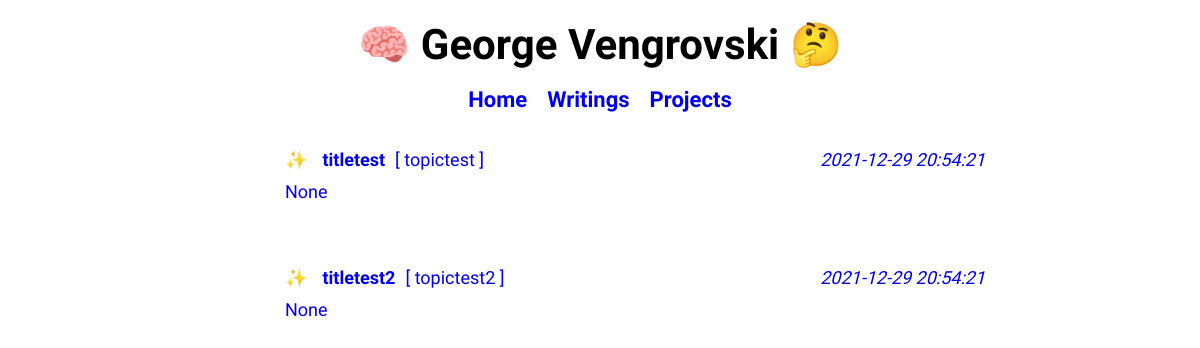
Before: /writings with the older database file.
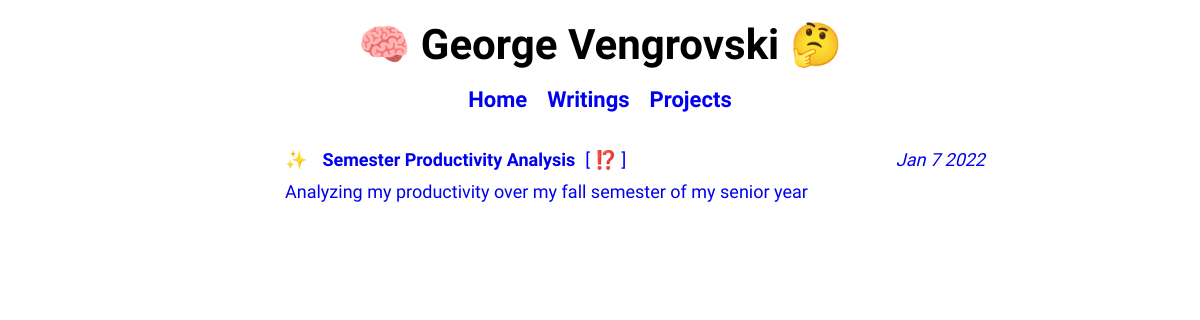
After: the same page with the newer database file.
### tables this page shows
CREATE TABLE posts (
    id INTEGER PRIMARY KEY AUTOINCREMENT,
    created TEXT,
    title TEXT NOT NULL,
    readtime INTEGER,
    content TEXT NOT NULL,
    previewText TEXT,
    topic TEXT NOT NULL
);

### main.py (the view)
@app.route('/writings')
def writings():
    posts = getAllPosts()
    return render_template('writings.html', posts=posts)

### main.py (called while the page is built)
def get_db_connection():
    connection = sqlite3.connect('database.db')
    connection.row_factory = sqlite3.Row
    return connection

def getAllPosts():
    connection = get_db_connection()
    posts = connection.execute('SELECT * FROM posts').fetchall()
    connection.close()
    return posts

### templates/writings.html (shortened to what this page needs)
{% extends 'base.html' %} {% block title %} Home {% endblock %} {% block body %} {% for post in posts %}
<div class="libaryText">
    <a id="libaryPosts" href="{{  url_for('post', post_id=post['id']) }}">
        <div id="libaryEntry">
            <div id="libaryTopRow">
                <p id="libaryEmoji"> &#10024; </p>
                <p id="libaryTitle"> {{ post['title'] | safe}} </p>
                <p id="libaryTopic"> [ {{ post['topic'] | safe }} ]</p>
                <p id="libaryDate"> {{ post['created']}} </p>
            </div>
            <div id="libaryBottomRow">
                <p id="libaryPreview"> {{ post['previewText']}} </p>
            </div>
        </div>
    </a>
</div>
{% endfor %} {% endblock %}

Changed rows visible on the page:
removed posts: title "titletest2", topic "topictest2", created "2021-12-29 20:54:21", previewText "None"
changed posts: title "titletest" → "Semester Productivity Analysis"; topic "topictest" → "⁉️"; created "2021-12-29 20:54:21" → "Jan 7 2022"; previewText "None" → "Analyzing my productivity over my fall semester of my senior year"
